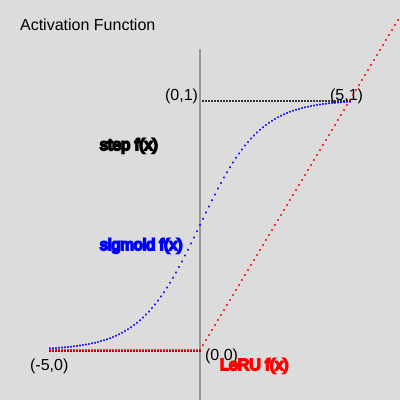
Frame 1 (no input)
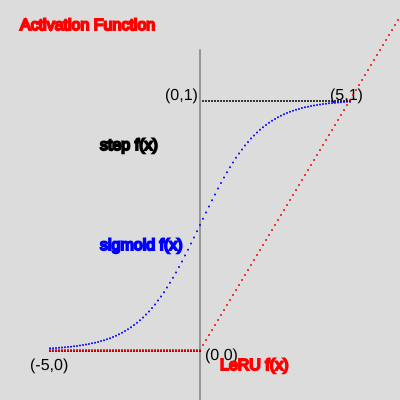
Frame 2 (the mouse pressed at the canvas centre, redrawn once)

The p5.js sketch that drew these frames (run headless with seeded random() and noise() and a simulated clock; the mouse was pressed at the canvas centre and the sketch redrawn once):

// p5.js sketch
// ── sketch.js
function setup() {
  createCanvas(400, 400);
  
}

function draw() {
  background(220);
  translate(200,350);
  textSize(16);
  text('Activation Function',-180, -320);  
  noStroke();
  fill(0);
  text('(0,1)',-35, -250);
  text('(0,0)',5, 10);
  text('(-5,0)',-170,20);
  text('(5,1)',130,-250);  
  stroke(150);
  strokeWeight(2);
  line(0,100,0,-300);  
  stroke(0);
  fill(0);
  text('step f(x)',-100,-200);
  for(let x = -5.0;x<5.0;x+=0.1){
    let y = step(x);
    point(x*30,-y*250+1);
  }


  stroke(0,0,255);  
  fill(0,0,255);
  text('sigmoid f(x)',-100,-100);
  for(let x = -5.0;x<5.0;x+=0.1){
    let y = sigmoid(x);
    point(x*30,-y*250);
  }

  noLoop();
  stroke(255,0,0);  
  fill(255,0,0);
  text('LeRU f(x)',20,20);
  for(let x = -5.0;x<10.0;x+=0.1){
    let y = LeRU(x);
    point(x*30,-y*50);
  }



}



function step(x) {
  if (x > 0) {
    return 1;
  } else {
    return 0;
  }
}

function sigmoid(x) {
  return 1/(1 + exp(-x));
}

function LeRU(x) {
  return max(0, x);
}
